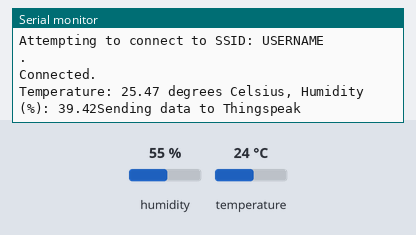
Recording of a sketch running on a simulated ESP8266 (NodeMCU). On the bench: the last lines printed to the serial monitor. The inputs (shaded band) are chosen by the test bench; at power-on: humidity 55 %, temperature 24 °C. WiFi joins after 1.5 s; servers stay silent unless stated.

Above: at 18.0 s.
18.1 s: humidity set to 22 %
At 21.6 s:
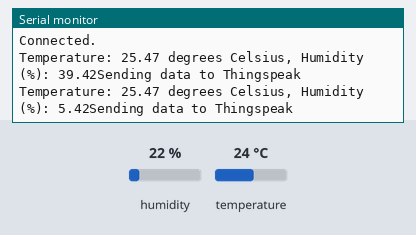
33.3 s: temperature set to 12 °C
At 37.1 s:
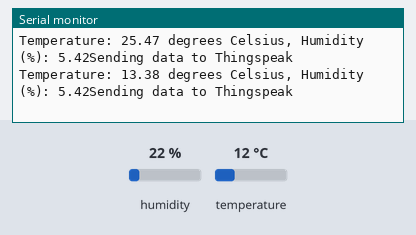
48.5 s: humidity set to 40 %
At 52.7 s:
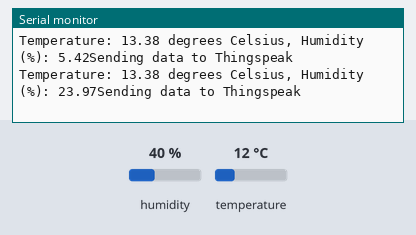
Timing chart, 0 to 54.2 s (numbered marks = the images above; inputs shaded):
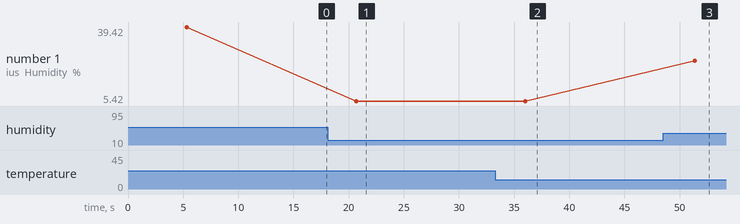

The sketch:

THINGSPEAK_HDC1080_NOoled.ino
```cpp
//Board selection and libraries
#include <Arduino.h>
#if defined(ESP32)
  #include <WiFi.h>
#elif defined(ESP8266)
  #include <ESP8266WiFi.h>
#endif

//Thingspeak Account Information
#define SECRET_SSID "USERNAME"    // replace MySSID with your WiFi network name ENSU: ENSU ARUBA // AndroidAP961b
#define SECRET_PASS "PASSWORD"  // replace MyPassword with your WiFi password ENSU: 601112749996 //abc43210

#define SECRET_CH_ID 000000    // replace 0000000 with your channel number
#define SECRET_WRITE_APIKEY "THINGSPEAKAPI"   // replace XYZ with your channel write API Key

#include<Wire.h>
#include "ThingSpeak.h" // always include thingspeak header file after other header files and custom macros

//Insert Library (if any)
#include "ClosedCube_HDC1080.h"

//Create instances for using library
ClosedCube_HDC1080 hdc1080;

char ssid[] = SECRET_SSID;   // your network SSID (name)
char pass[] = SECRET_PASS;   // your network password
int keyIndex = 0;            // your network key Index number (needed only for WEP)
WiFiClient  client;

unsigned long myChannelNumber = SECRET_CH_ID;
const char * myWriteAPIKey = SECRET_WRITE_APIKEY;

// Initialize our values
String myStatus = "";

void setup() {
  Serial.begin(115200);  // Initialize serial
  Wire.begin();
  hdc1080.begin(0x40);

  Serial.print("Manufacturer ID=0x");
  Serial.println(hdc1080.readManufacturerId(), HEX); // 0x5449 ID of Texas Instruments
  Serial.print("Device ID=0x");
  Serial.println(hdc1080.readDeviceId(), HEX); // 0x1050 ID of the device


  while (!Serial) {
    ; // wait for serial port to connect. Needed for Leonardo native USB port only
  }

  WiFi.mode(WIFI_STA);
  ThingSpeak.begin(client);  // Initialize ThingSpeak
}

void loop() {

  // change the values
  float nt = hdc1080.readTemperature();
  float nh = hdc1080.readHumidity();
  if (isnan(nt) || isnan(nh))

  {
    Serial.println("Failed to read from HTU21 sensor!");
    return;
  }

  //Calibration (if needed) - adjusted data based on superficial ideas
  //float at = nt + 0.23;
  //float ah = nh - 10;

  //final calibration based on algorithm
  float t = (((1.0081*nt) - (0.3202))+1.6); //Rsquare = 0.9999999125
  float h = (((1.0305*nh) - (0.7127))-16.54); // Rqsuare = 0.9996

  // Connect or reconnect to WiFi
  if (WiFi.status() != WL_CONNECTED) {
    Serial.print("Attempting to connect to SSID: ");
    Serial.println(SECRET_SSID);
    while (WiFi.status() != WL_CONNECTED) {
      WiFi.begin(ssid, pass);  // Connect to WPA/WPA2 network. Change this line if using open or WEP network
      Serial.print(".");
      delay(5000);
    }
    Serial.println("\nConnected.");
  }

  // set the fields with the values
  ThingSpeak.setField(1, t);
  ThingSpeak.setField(2, h);

  // set the status
  ThingSpeak.setStatus(myStatus);
  ThingSpeak.writeFields(myChannelNumber, myWriteAPIKey);

  Serial.print("Temperature: ");
  Serial.print(t);
  Serial.print(" degrees Celsius, Humidity (%): ");
  Serial.print(h);
  Serial.println("Sending data to Thingspeak");

  delay(15000); // Wait 15 seconds
}
```

Measured:
- after the input at 18.1 s, the serial monitor: prints a new line after 2.6 s (image 1)
- after the input at 33.3 s, the serial monitor: prints a new line after 2.7 s (image 2)
- after the input at 48.5 s, the serial monitor: prints a new line after 2.9 s (image 3)
- plotted number 1: 39.42 → 5.42 after the input at 18.1 s, 5.42 → 23.97 after the input at 48.5 s
